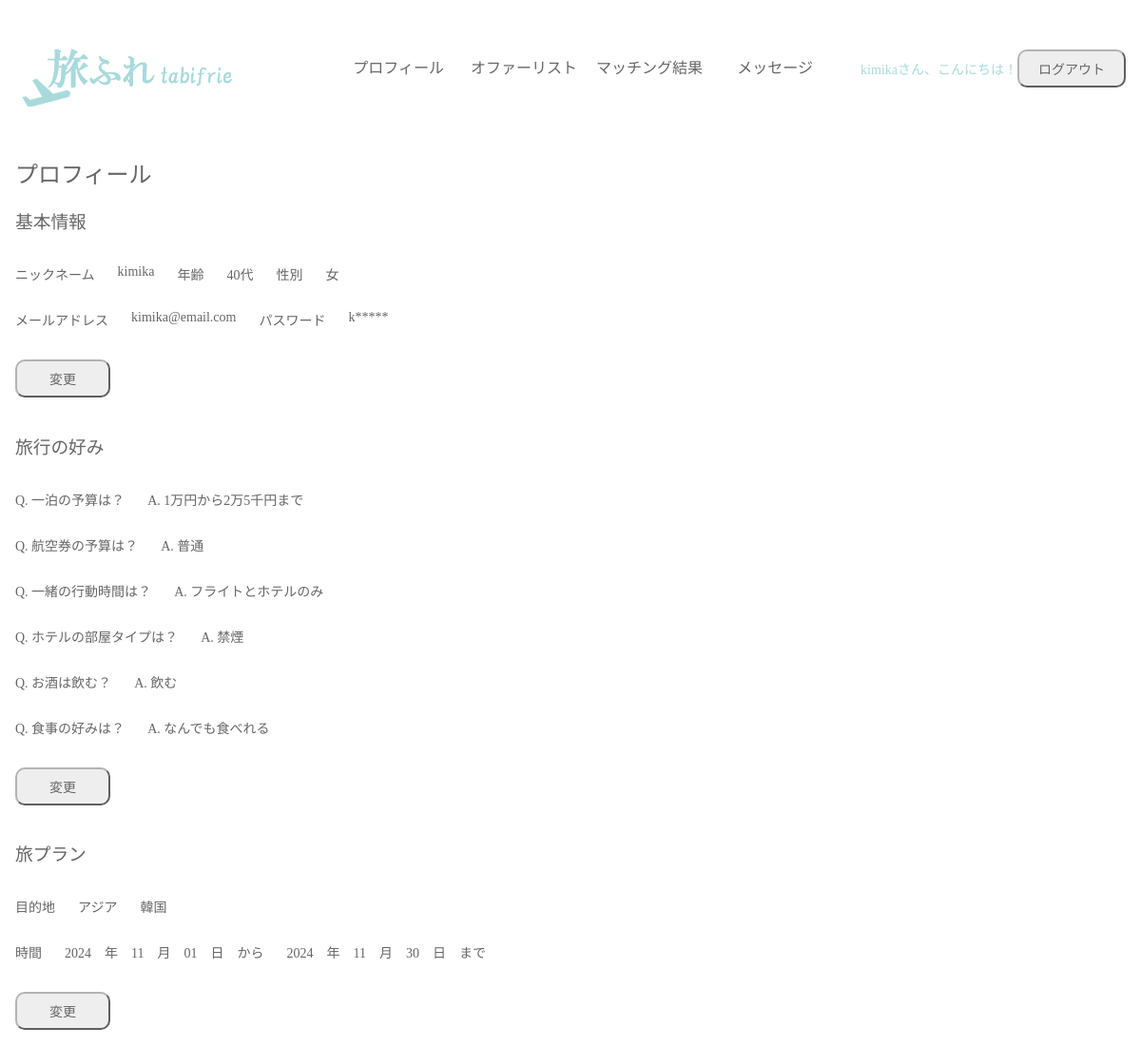
Screenshot of /profile.php (signed in) with the database file from the repository.
### tables this page shows
CREATE TABLE `tabifrie_user` (
  `id` int NOT NULL,
  `name` varchar(64) NOT NULL,
  `gender` varchar(2) NOT NULL,
  `age` varchar(12) NOT NULL,
  `email` varchar(128) NOT NULL,
  `password` varchar(255) NOT NULL,
  `hotel` varchar(128) NOT NULL,
  `flight` varchar(128) NOT NULL,
  `engaging` varchar(128) NOT NULL,
  `smoking` varchar(128) NOT NULL,
  `drinking` varchar(128) NOT NULL,
  `eating` varchar(128) NOT NULL
);

CREATE TABLE `tabifrie_plan` (
  `id` int NOT NULL,
  `name` varchar(64) NOT NULL,
  `email` varchar(128) NOT NULL,
  `start` text NOT NULL,
  `end` varchar(8) NOT NULL,
  `area` varchar(64) NOT NULL,
  `country` varchar(64) NOT NULL
);

### profile.php (the view, shortened to what this page needs)
<?php
$email = $_SESSION['user_id'];
$pdo = db_conn();
$stmt = $pdo->prepare('SELECT * FROM tabifrie_user WHERE email = :email');
$stmt->bindValue(':email', $email, PDO::PARAM_STR);
$status = $stmt->execute();
$val = $stmt->fetch();
$hotel[1] = "1万円以下";
$hotel[2] = "1万円から2万5千円まで";
$hotel[3] = "2万5千円以上";
$flight[1] = "激安";
$flight[2] = "普通";
$flight[3] = "プレミアム";
$engaging[1] = "フライトとホテルのみ";
$engaging[2] = "フライト、ホテルと食事";
$engaging[3] = "フライト、ホテル、食事と観光";
$smoking[1] = "禁煙";
$smoking[3] = "喫煙";
$smoking[2] = "どちらでもよい";
$drinking[3] = "飲む";
$drinking[1] = "飲まない";
$drinking[2] = "どちらでもよい";
$eating[3] = "なんでも食べれる";
$eating[2] = "食べれないものがある";
$eating[1] = "ベジタリアン";
$stmt2 = $pdo->prepare('SELECT * FROM tabifrie_plan WHERE email = :email');
$stmt2->bindValue(':email', $email, PDO::PARAM_STR);
$status2 = $stmt2->execute();
$val2 = $stmt2->fetch();
$area[1] = "北米";
$area[2] = "アジア";
$area[3] = "欧州";
$country[1] = "カナダ";
$country[2] = "アメリカ";
$country[3] = "韓国";
$country[4] = "台湾";
$country[5] = "タイ";
$country[6] = "マレーシア";
$country[7] = "ベトナム";
$country[8] = "イギリス";
$country[9] = "フランス";
$country[10] = "イタリア";
$country[11] = "スペイン";
$country[12] = "ドイツ";
$s_year = substr($val2['start'],0,4);
$s_month = substr($val2['start'],4,2);
$s_date = substr($val2['start'],6,2);
$e_year = substr($val2['end'],0,4);
$e_month = substr($val2['end'],4,2);
$e_date = substr($val2['end'],6,2);
?>
<!DOCTYPE html>
<html>
<head>
    <link rel="stylesheet" href="css/common.css" />
    <link rel="stylesheet" href="css/profile.css" />
</head>
<body>
    <header class="container">
        <h1>
            <img src="./img/logo2.png" alt="旅フレロゴ" width="232px" class="">
        </h1>
        <nav class="nav">
            <ul>
                <li><a href="profile.php">プロフィール</a></li>
                <li><a href="offer.php">オファーリスト</a></li>
                <li><a href="notification.php">マッチング結果</a></li>
                <li><a href="message.php">メッセージ</a></li>
            </ul>
        </nav>
        <p><?= $_SESSION['user_name'] ?>さん、こんにちは！</p>
        <button class="btn" onclick="document.location='logout.php'">ログアウト</button>
    </header>
    <section class="container profile">
        <h2>プロフィール</h2>
        <div>
            <h3>基本情報</h3>
            <div class="info">
                <p>ニックネーム</p><p><?= $val['name'] ?></p>
                <p>年齢</p><p><?= $val['age']  ?></p>
                <p>性別</p><p><?= $val['gender'] ?></p>
            </div>
            <div class="info">
                <p>メールアドレス</p><p><?= $val['email']?></p>
                <p>パスワード</p><p><?= $val['password'] [0]?>*****</p>
            </div><br>
            <button class="btn" onclick="document.location='info_update.php'">変更</button>
        </div><br>
        <div>
            <h3>旅行の好み</h3>
            <div class="prefer">
                <p>Q. 一泊の予算は？</p>
                <p>A. <?= $hotel[$val['hotel']] ?></p>
            </div>
            <div class="prefer">
                <p>Q. 航空券の予算は？</p>
                <p>A. <?= $flight[$val['flight']] ?></p>
            </div>
            <div class="prefer">
                <p>Q. 一緒の行動時間は？</p>
                <p>A. <?= $engaging[$val['engaging']]?></p>
            </div>
            <div class="prefer">
                <p>Q. ホテルの部屋タイプは？</p>
                <p>A. <?= $smoking[$val['smoking']]?></p>
            </div>
            <div class="prefer">
                <p>Q. お酒は飲む？</p>
                <p>A. <?= $drinking[$val['drinking']]?></p>
            </div>
            <div class="prefer">
                <p>Q. 食事の好みは？</p>
                <p>A. <?= $eating[$val['eating']]?></p>
            </div><br>
            <button class="btn" onclick="document.location='preference_update.php'">変更</button>
        </div><br>
        <div>
            <h3>旅プラン</h3>
            <div class="info">
                <p>目的地</p><p><?= $area[$val2['area']]?></p><p><?= $country[$val2['country']]?></p>
            </div>
            <div class="info">
                <p>時間</p><p><?= $s_year?>　年　<?= $s_month?>　月　<?= $s_date?>　日　から</p>
                <p><?= $e_year?>　年　<?= $e_month?>　月　<?= $e_date?>　日　まで</p>
            </div><br>
            <button class="btn" onclick="document.location='plan_update.php'">変更</button>
        </div><br>
    </section>
</body>
</html>

### css/common.css (style rules this page uses)
body { box-sizing: border-box; margin: 0; color: #666; }
.container { max-width: 1200px; margin: 0 auto; width: calc(100% - 32px); box-sizing: border-box; }
header { position: sticky; top: 0px; align-items: center; justify-content: space-around; padding: 32px 0; background-color: #fff; color: #A8DADC; }
@media (min-width: 800px) { header { position: sticky; top: 0px; display: flex; align-items: center; justify-content: space-around; padding: 32px 0; background-color: #fff; color: #A8DADC; } }
h1 { margin: 0; font-size: 0; }
img { vertical-align: bottom; }
nav { margin-left: auto; margin-right: 24px; }
nav > ul { list-style: none; padding: 0; margin: 0; display: flex; }
li > a { display: block; width: 132px; line-height: 64px; text-align: center; text-decoration: none; color: #666; }
.btn { background-color: #eee; color: #666; border-color: #b3b3b3; border-radius: 10px; min-width: 100px; padding: 8px 20px; font-size: 14px; text-decoration: none; display: inline-block; }
h2 { font-weight: normal; }
h3 { font-weight: normal; }
p { font-size: 14px; }

### css/profile.css (style rules this page uses)
.info, .prefer, .plan { display: flex; gap: 24px; }

### rows the page displays
tabifrie_user: name "kimika", age "40代", gender "女", email "kimika@email.com", password "k", hotel "1万円から2万5千円まで", flight "普通", engaging "フライトとホテルのみ", smoking "禁煙", drinking "飲む", eating "なんでも食べれる"
tabifrie_plan: area "アジア", country "韓国", start "2024", start "11", start "01", end "2024", end "11", end "30"

### other values shown
$_SESSION['user_name'] "kimika"
